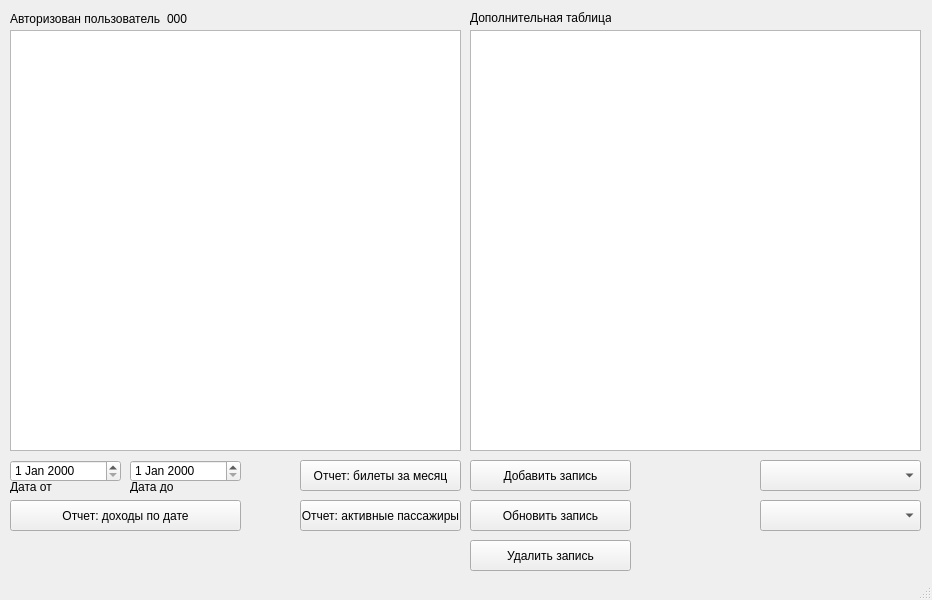
<?xml version="1.0" encoding="UTF-8"?>
<ui version="4.0">
 <class>MainWindow</class>
 <widget class="QMainWindow" name="MainWindow">
  <property name="geometry">
   <rect>
    <x>0</x>
    <y>0</y>
    <width>932</width>
    <height>600</height>
   </rect>
  </property>
  <property name="minimumSize">
   <size>
    <width>932</width>
    <height>600</height>
   </size>
  </property>
  <property name="maximumSize">
   <size>
    <width>932</width>
    <height>600</height>
   </size>
  </property>
  <property name="windowTitle">
   <string>MainWindow</string>
  </property>
  <widget class="QWidget" name="centralwidget">
   <widget class="QWidget" name="layoutWidget">
    <property name="geometry">
     <rect>
      <x>10</x>
      <y>10</y>
      <width>206</width>
      <height>18</height>
     </rect>
    </property>
    <layout class="QHBoxLayout" name="horizontalLayout">
     <item>
      <widget class="QLabel" name="label">
       <property name="minimumSize">
        <size>
         <width>151</width>
         <height>16</height>
        </size>
       </property>
       <property name="text">
        <string>Авторизован пользователь</string>
       </property>
      </widget>
     </item>
     <item>
      <widget class="QLabel" name="label_2">
       <property name="minimumSize">
        <size>
         <width>47</width>
         <height>13</height>
        </size>
       </property>
       <property name="text">
        <string>000</string>
       </property>
      </widget>
     </item>
    </layout>
   </widget>
   <widget class="QLabel" name="label_5">
    <property name="geometry">
     <rect>
      <x>470</x>
      <y>10</y>
      <width>141</width>
      <height>16</height>
     </rect>
    </property>
    <property name="text">
     <string>Дополнительная таблица</string>
    </property>
   </widget>
   <widget class="QTableWidget" name="tableWidget_2">
    <property name="geometry">
     <rect>
      <x>470</x>
      <y>30</y>
      <width>451</width>
      <height>421</height>
     </rect>
    </property>
    <property name="minimumSize">
     <size>
      <width>0</width>
      <height>0</height>
     </size>
    </property>
    <property name="mouseTracking">
     <bool>true</bool>
    </property>
    <property name="tabletTracking">
     <bool>true</bool>
    </property>
    <property name="acceptDrops">
     <bool>true</bool>
    </property>
    <property name="sortingEnabled">
     <bool>true</bool>
    </property>
   </widget>
   <widget class="QTableWidget" name="tableWidget">
    <property name="geometry">
     <rect>
      <x>10</x>
      <y>30</y>
      <width>451</width>
      <height>421</height>
     </rect>
    </property>
    <property name="minimumSize">
     <size>
      <width>0</width>
      <height>0</height>
     </size>
    </property>
    <property name="mouseTracking">
     <bool>true</bool>
    </property>
    <property name="tabletTracking">
     <bool>true</bool>
    </property>
    <property name="acceptDrops">
     <bool>true</bool>
    </property>
    <property name="sortingEnabled">
     <bool>true</bool>
    </property>
   </widget>
   <widget class="QPushButton" name="pushButton_3">
    <property name="geometry">
     <rect>
      <x>300</x>
      <y>460</y>
      <width>161</width>
      <height>31</height>
     </rect>
    </property>
    <property name="minimumSize">
     <size>
      <width>161</width>
      <height>31</height>
     </size>
    </property>
    <property name="maximumSize">
     <size>
      <width>161</width>
      <height>31</height>
     </size>
    </property>
    <property name="text">
     <string>Отчет: билеты за месяц</string>
    </property>
   </widget>
   <widget class="QComboBox" name="comboBox_4">
    <property name="geometry">
     <rect>
      <x>760</x>
      <y>500</y>
      <width>161</width>
      <height>31</height>
     </rect>
    </property>
   </widget>
   <widget class="QComboBox" name="comboBox_3">
    <property name="geometry">
     <rect>
      <x>760</x>
      <y>460</y>
      <width>161</width>
      <height>31</height>
     </rect>
    </property>
   </widget>
   <widget class="QLabel" name="label_3">
    <property name="geometry">
     <rect>
      <x>10</x>
      <y>480</y>
      <width>47</width>
      <height>13</height>
     </rect>
    </property>
    <property name="text">
     <string>Дата от</string>
    </property>
   </widget>
   <widget class="QLabel" name="label_4">
    <property name="geometry">
     <rect>
      <x>130</x>
      <y>480</y>
      <width>47</width>
      <height>13</height>
     </rect>
    </property>
    <property name="text">
     <string>Дата до</string>
    </property>
   </widget>
   <widget class="QDateEdit" name="dateEdit_2">
    <property name="geometry">
     <rect>
      <x>130</x>
      <y>460</y>
      <width>111</width>
      <height>22</height>
     </rect>
    </property>
   </widget>
   <widget class="QDateEdit" name="dateEdit">
    <property name="geometry">
     <rect>
      <x>10</x>
      <y>460</y>
      <width>111</width>
      <height>22</height>
     </rect>
    </property>
   </widget>
   <widget class="QPushButton" name="pushButton_9">
    <property name="geometry">
     <rect>
      <x>300</x>
      <y>500</y>
      <width>161</width>
      <height>31</height>
     </rect>
    </property>
    <property name="minimumSize">
     <size>
      <width>161</width>
      <height>31</height>
     </size>
    </property>
    <property name="maximumSize">
     <size>
      <width>161</width>
      <height>31</height>
     </size>
    </property>
    <property name="text">
     <string>Отчет: активные пассажиры</string>
    </property>
   </widget>
   <widget class="QPushButton" name="pushButton">
    <property name="geometry">
     <rect>
      <x>10</x>
      <y>500</y>
      <width>231</width>
      <height>31</height>
     </rect>
    </property>
    <property name="text">
     <string>Отчет: доходы по дате</string>
    </property>
   </widget>
   <widget class="QPushButton" name="pushButton_5">
    <property name="geometry">
     <rect>
      <x>470</x>
      <y>500</y>
      <width>161</width>
      <height>31</height>
     </rect>
    </property>
    <property name="minimumSize">
     <size>
      <width>161</width>
      <height>31</height>
     </size>
    </property>
    <property name="maximumSize">
     <size>
      <width>161</width>
      <height>31</height>
     </size>
    </property>
    <property name="text">
     <string>Обновить запись</string>
    </property>
   </widget>
   <widget class="QPushButton" name="pushButton_6">
    <property name="geometry">
     <rect>
      <x>470</x>
      <y>460</y>
      <width>161</width>
      <height>31</height>
     </rect>
    </property>
    <property name="minimumSize">
     <size>
      <width>161</width>
      <height>31</height>
     </size>
    </property>
    <property name="maximumSize">
     <size>
      <width>161</width>
      <height>31</height>
     </size>
    </property>
    <property name="text">
     <string>Добавить запись</string>
    </property>
   </widget>
   <widget class="QPushButton" name="pushButton_4">
    <property name="geometry">
     <rect>
      <x>470</x>
      <y>540</y>
      <width>161</width>
      <height>31</height>
     </rect>
    </property>
    <property name="minimumSize">
     <size>
      <width>161</width>
      <height>31</height>
     </size>
    </property>
    <property name="maximumSize">
     <size>
      <width>161</width>
      <height>31</height>
     </size>
    </property>
    <property name="text">
     <string>Удалить запись</string>
    </property>
   </widget>
  </widget>
  <widget class="QStatusBar" name="statusbar"/>
 </widget>
 <resources/>
 <connections/>
</ui>
